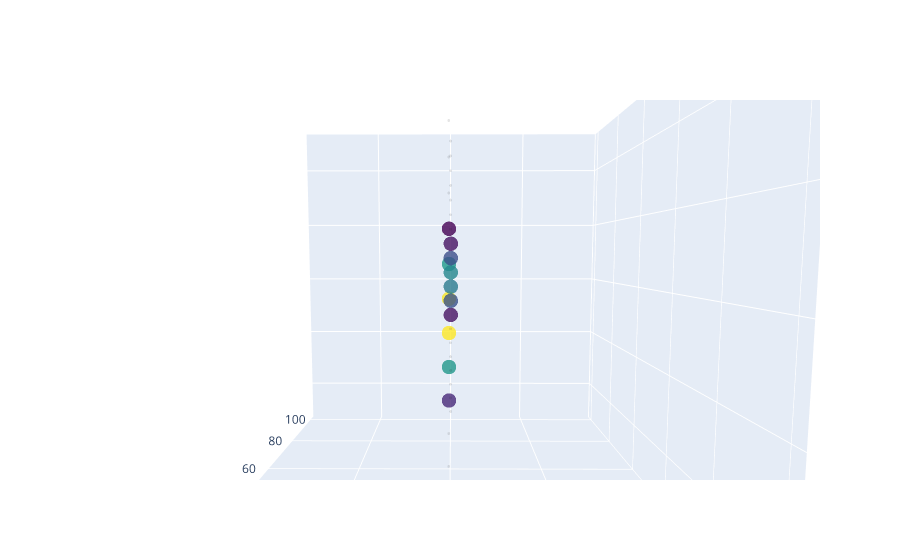

Source (notebook cell):
### Code cell
hit_times, rec = generate_cascade(det, np.asarray([10., 10., 0.]), 0, energy=1E4,)
hit_times_coinc = coinc(hit_times)
plot_event(det, hit_times)

### Figure 1 — Plotly figure (JSON) as saved in the notebook; plotly's stock layout.template omitted (floating-point values rounded to 4 significant figures)
{"data": [{"marker": {"color": [0.7782, 1.863, 3.101, 3.072, 1.886, 0.4771, 0.6021, 1.146, 1.556, 1.69, 1.114, 0.6021], "colorscale": [[0, "#440154"], [0.1111, "#482878"], [0.2222, "#3e4989"], [0.3333, "#31688e"], [0.4444, "#26828e"], [0.5556, "#1f9e89"], [0.6667, "#35b779"], [0.7778, "#6ece58"], [0.8889, "#b5de2b"], [1, "#fde725"]], "opacity": 0.8, "size": 5}, "mode": "markers", "type": "scatter3d", "x": [0, 0, 0, 0, 0, 0, 100, 100, 100, 100, 100, 100], "y": [0, 0, 0, 0, 0, 0, 0, 0, 0, 0, 0, 0], "z": [-131.6, -78.95, -26.32, 26.32, 78.95, 131.6, -131.6, -78.95, -26.32, 26.32, 78.95, 131.6]}, {"marker": {"color": "black", "colorscale": [[0, "#440154"], [0.1111, "#482878"], [0.2222, "#3e4989"], [0.3333, "#31688e"], [0.4444, "#26828e"], [0.5556, "#1f9e89"], [0.6667, "#35b779"], [0.7778, "#6ece58"], [0.8889, "#b5de2b"], [1, "#fde725"]], "opacity": 0.1, "size": 1}, "mode": "markers", "type": "scatter3d", "x": [0, 0, 0, 0, 0, 0, 0, 0, 0, 0, 0, 0, 0, 0, 100, 100, 100, 100, 100, 100, 100, 100, 100, 100, 100, 100, 100, 100], "y": [0, 0, 0, 0, 0, 0, 0, 0, 0, 0, 0, 0, 0, 0, 0, 0, 0, 0, 0, 0, 0, 0, 0, 0, 0, 0, 0, 0], "z": [-500, -447.4, -394.7, -342.1, -289.5, -236.8, -184.2, 184.2, 236.8, 289.5, 342.1, 394.7, 447.4, 500, -500, -447.4, -394.7, -342.1, -289.5, -236.8, -184.2, 184.2, 236.8, 289.5, 342.1, 394.7, 447.4, 500]}], "layout": {"autosize": true, "scene": {"aspectmode": "auto", "aspectratio": {"x": 1, "y": 1, "z": 1}, "camera": {"center": {"x": 0, "y": 0, "z": 0}, "eye": {"x": -1.122, "y": -0.004384, "z": 0.08834}, "projection": {"type": "perspective"}, "up": {"x": 0, "y": 0, "z": 1}}}, "showlegend": false}}
